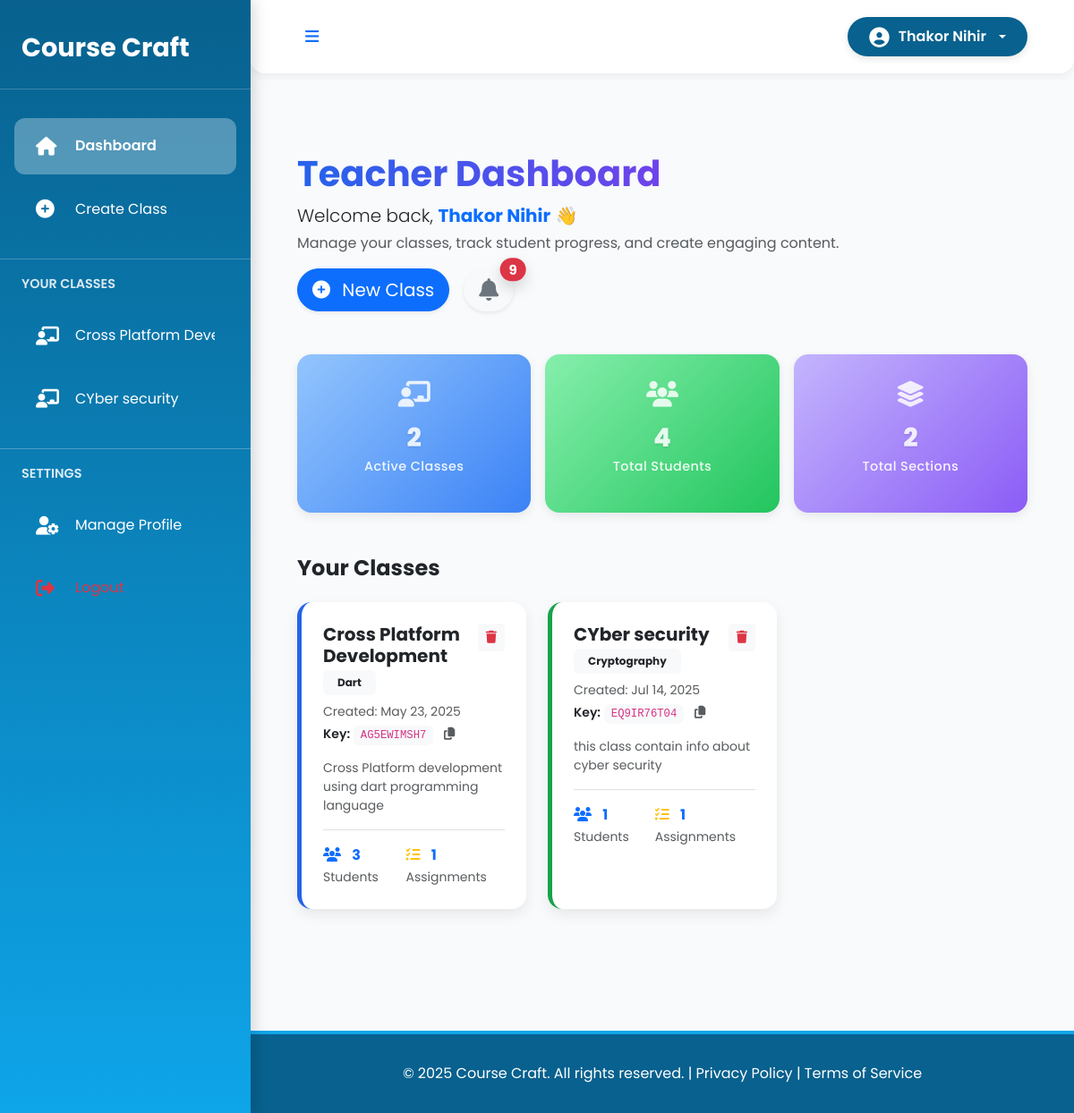
The page /teacher/dashboard/ (signed in) on the database as committed earlier.
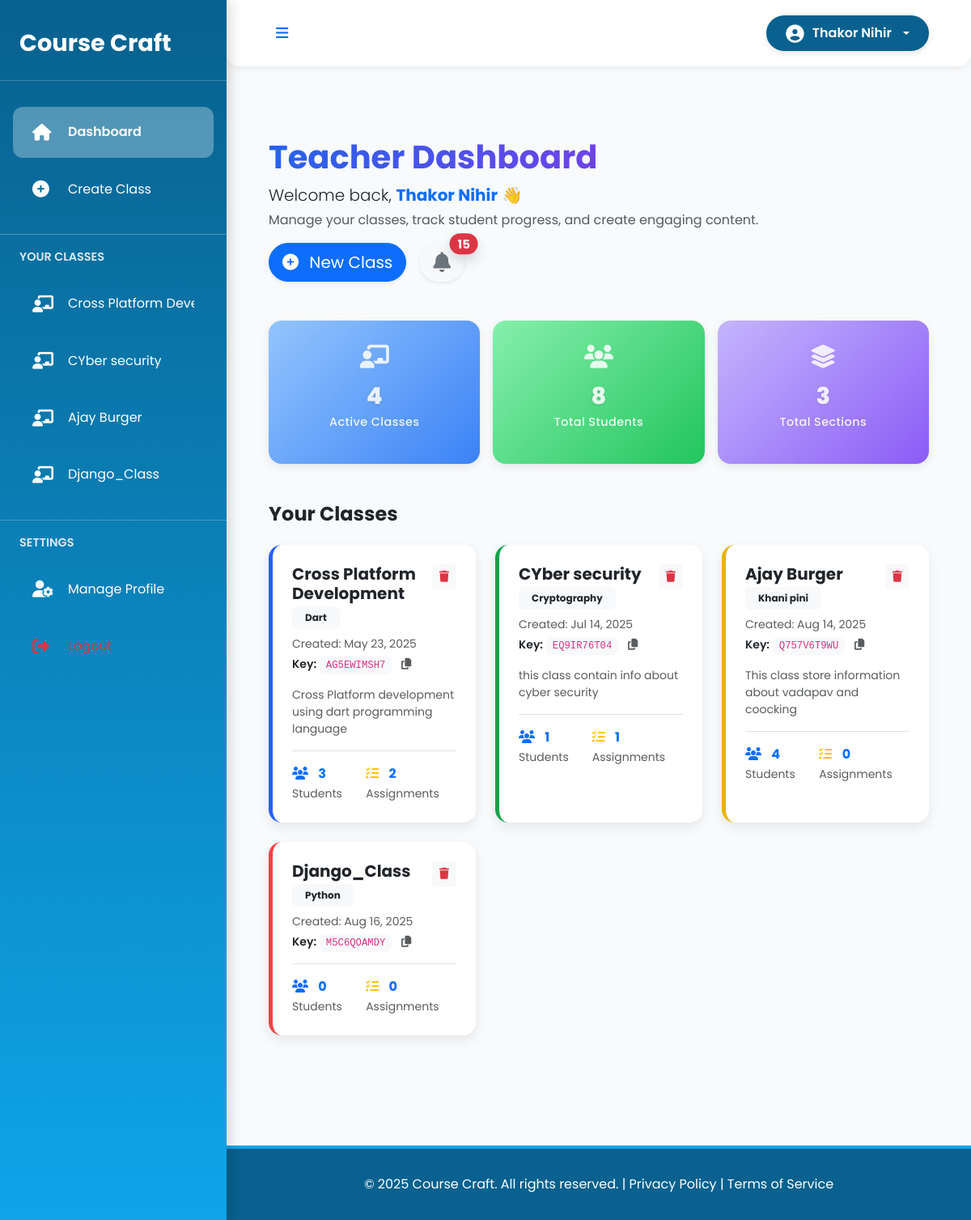
The same page on the database as committed later.
### teacher/models.py (models this page shows, shortened)
class Classroom(models.Model):
    class_name = models.CharField(max_length=100)
    subject = models.CharField(max_length=100)
    class_key = models.CharField(max_length=10, unique=True)
    description = models.TextField(blank=True)
    teacher = models.ForeignKey(User, on_delete=models.CASCADE, related_name='classes')
    created_at = models.DateTimeField(auto_now_add=True)

### teacher/views.py (the view, shortened to what this page needs)
# urls.py: path('dashboard/', views.dashboard, name='dashboard'),
@login_required
def dashboard(request):
    if not request.user.is_teacher:
        return redirect('student:dashboard')
    classes = request.user.classes.all()
    total_students = sum(classroom.studentclassroom_set.count() for classroom in classes)
    total_sections = sum(classroom.sections.count() for classroom in classes)
    notifications = 0
    recent_activities = []
    for classroom in classes:
        student_joins = StudentClassroom.objects.filter(joined_class=classroom).order_by('-joined_at')[:5]
        for join in student_joins:
            recent_activities.append({
                'type': 'student_joined',
                'student_name': join.student.full_name,
                'class_name': classroom.class_name,
                'timestamp': join.joined_at,
                'url': f"/teacher/class/{classroom.id}/"
            })
            notifications += 1
        for section in classroom.sections.all():
            for assignment in section.assignments.all():
                submissions = StudentAssignmentSubmission.objects.filter(assignment=assignment).order_by('-submitted_at')[:5]
                for submission in submissions:
                    recent_activities.append({
                        'type': 'assignment_submitted',
                        'student_name': submission.student.full_name,
                        'class_name': classroom.class_name,
                        'timestamp': submission.submitted_at,
                        'url': f"/teacher/class/{classroom.id}/section/{section.id}/assignment/{assignment.id}/submissions/"
                    })
                    notifications += 1
            for quiz in section.quizzes.all():
                quiz_submissions = QuizSubmission.objects.filter(quiz=quiz).order_by('-submitted_at')[:5]
                for submission in quiz_submissions:
                    recent_activities.append({
                        'type': 'quiz_submitted',
                        'student_name': submission.student.full_name,
                        'class_name': classroom.class_name,
                        'timestamp': submission.submitted_at,
                        'url': f"/teacher/class/{classroom.id}/section/{section.id}/quiz/{quiz.id}/results/"
                    })
                    notifications += 1
    recent_activities.sort(key=lambda x: x['timestamp'], reverse=True)
    recent_activities = recent_activities[:5]  # Limit to 5 activities
    for class_obj in classes:
        class_obj.total_assignments = sum(section.assignments.count() for section in class_obj.sections.all())
    return render(request, 'teacher/dashboard.html', {
        'classes': classes,
        'total_students': total_students,
        'total_sections': total_sections,
        'notifications': notifications,
        'recent_activities': recent_activities
    })

### templates/teacher/dashboard.html (shortened to what the changed rows need)
{% extends 'teacher/base.html' %}
{% load static %}
{% block content %}
<div class="dashboard-wrapper container-fluid py-5">
    <div class="d-flex flex-wrap justify-content-between align-items-center mb-5">
        <div>
            <h1 class="fw-bold text-gradient">Teacher Dashboard</h1>
        </div>
        <div class="d-flex gap-3 mt-3 mt-md-0">
            <button class="btn btn-lg btn-light shadow-sm rounded-pill position-relative" data-bs-toggle="modal" data-bs-target="#notificationsModal">
                <i class="fas fa-bell fa-lg text-secondary"></i>
                {% if notifications > 0 %}
                <span class="position-absolute top-0 start-100 translate-middle badge rounded-pill bg-danger shadow">
                    {{ notifications }}
                </span>
                {% endif %}
            </button>
        </div>
    </div>
    <div class="row g-3 mb-5 justify-content-center">
        <div class="col-sm-6 col-lg-4">
            <div class="stat-card bg-soft-blue">
                <div class="stat-icon"><i class="fas fa-chalkboard-teacher"></i></div>
                <h2 class="stat-number">{{ classes|length }}</h2>
                <p class="stat-label">Active Classes</p>
            </div>
        </div>
        <div class="col-sm-6 col-lg-4">
            <div class="stat-card bg-soft-green">
                <div class="stat-icon"><i class="fas fa-users"></i></div>
                <h2 class="stat-number">{{ total_students }}</h2>
                <p class="stat-label">Total Students</p>
            </div>
        </div>
        <div class="col-sm-6 col-lg-4">
            <div class="stat-card bg-soft-purple">
                <div class="stat-icon"><i class="fas fa-layer-group"></i></div>
                <h2 class="stat-number">{{ total_sections }}</h2>
                <p class="stat-label">Total Sections</p>
            </div>
        </div>
    </div>
    <div class="classes-section mb-5">
        <div class="row g-4">
            {% for class in classes %}
            <div class="col-md-6 col-lg-4">
                <a href="{% url 'teacher:class_detail' class.id %}" class="text-decoration-none">
                    <div class="class-card shadow-hover border-start border-5 class-color-{% cycle '1' '2' '3' '4' '5' '6' %}">
                        <div class="d-flex justify-content-between align-items-start">
                            <div>
                                <h5 class="fw-bold text-dark mb-1">{{ class.class_name }}</h5>
                                <span class="badge bg-light text-dark px-3 py-2">{{ class.subject }}</span>
                            </div>
                            <button class="btn btn-sm btn-light text-danger delete-class-btn" data-class-id="{{ class.id }}" onclick="event.preventDefault(); event.stopPropagation();">
                                <i class="fas fa-trash"></i>
                            </button>
                        </div>
                        <p class="small text-muted mt-2 mb-1">Created: {{ class.created_at|date:"M d, Y" }}</p>
                        <p class="small text-dark">
                            <span class="fw-semibold">Key:</span>
                            <code class="bg-light px-2 py-1 rounded">{{ class.class_key }}</code>
                            <i class="fas fa-copy ms-2 text-muted cursor-pointer"></i>
                        </p>
                        <p class="text-muted small">{{ class.description|truncatewords:15 }}</p>
                        <div class="d-flex justify-content-between border-top pt-3 mt-3">
                            <div>
                                <i class="fas fa-users text-primary me-2"></i>
                                <span class="fw-bold">{{ class.studentclassroom_set.count }}</span>
                                <small class="text-muted">Students</small>
                            </div>
                            <div>
                                <i class="fas fa-tasks text-warning me-2"></i>
                                <span class="fw-bold">{{ class.total_assignments }}</span>
                                <small class="text-muted">Assignments</small>
                            </div>
                        </div>
                    </div>
                </a>
            </div>
            {% endfor %}
        </div>
    </div>
</div>
{% endblock %}

### templates/teacher/base.html (shortened to what this page needs)
<!DOCTYPE html> <html lang="en"> <head> <link href="https://cdn.jsdelivr.net/npm/bootstrap@5.3.3/dist/css/bootstrap.min.css" rel="stylesheet"> <link href="https://cdnjs.cloudflare.com/ajax/libs/font-awesome/6.4.2/css/all.min.css" rel="stylesheet"> </head> <body> <div class="sidebar" id="sidebar"> <div class="sidebar-header"> <span class="logo-text">Course Craft</span> </div> <nav class="sidebar-nav"> <a class="nav-link active" href="{% url 'dashboard' %}" data-tooltip="Dashboard"><i class="fas fa-home"></i><span>Dashboard</span></a> <a class="nav-link" href="{% url 'teacher:create_class' %}" data-tooltip="Create Class"><i class="fas fa-plus-circle"></i><span>Create Class</span></a> <h6 class="sidebar-title">Your Classes</h6> {% for class in classes %} <a class="nav-link" href="{% url 'teacher:class_detail' class.id %}" data-tooltip="{{ class.class_name }}"> <i class="fas fa-chalkboard-teacher"></i> <span>{{ class.class_name }}</span> </a> {% empty %} <p class="text-white-50 small mx-4 mt-2">No classes created yet.</p> {% endfor %} <h6 class="sidebar-title">Settings</h6> <a class="nav-link" href="{% url 'teacher:manage_profile' %}" data-tooltip="Manage Profile"><i class="fas fa-user-cog"></i><span>Manage Profile</span></a> <a class="nav-link text-danger" href="{% url 'logout' %}" data-tooltip="Logout"><i class="fas fa-sign-out-alt"></i><span></span></a> </nav> </div> <div class="main-content" id="mainContent"> <nav class="navbar navbar-expand-lg navbar-light"> <div class="container-fluid justify-content-between"> <button class="btn btn-sm d-none d-lg-block text-primary" onclick="toggleSidebar()"> </button> <div class="ms-auto me-3 me-lg-0"> <div class="dropdown"> <button class="btn user-dropdown-btn dropdown-toggle" type="button" id="userDropdown" data-bs-toggle="dropdown" aria-expanded="false"> <i class="fas fa-user-circle fa-lg"></i> <span class="d-none d-md-inline">{{ user.full_name }}</span> </button> </div> </div> </div> </nav> <main> {% block content %} {% endblock %} </main> <footer> © 2025 Course Craft. All rights reserved. | <a href="#" class="text-white text-decoration-none">Privacy Policy</a> | <a href="#" class="text-white text-decoration-none">Terms of Service</a> </footer> </div> </body> </html>

Rows that differ between the two databases and show on the page:
computed for Classroom "Cross Platform Development": total_assignments "1" → "2"
added Classroom: class_name "Ajay Burger", subject "Khani pini", created_at "Aug 14, 2025", class_key "Q757V6T9WU", description "This class store information about vadapav and coocking", studentclassroom_set.count "4", total_assignments "0"
added Classroom: class_name "Django_Class", subject "Python", created_at "Aug 16, 2025", class_key "M5C6QOAMDY", studentclassroom_set.count "0", total_assignments "0"
Other text that changed with them:
{{ notifications }}: "9" → "15"
{{ classes|length }}: "2" → "4"
{{ total_students }}: "4" → "8"
{{ total_sections }}: "2" → "3"
